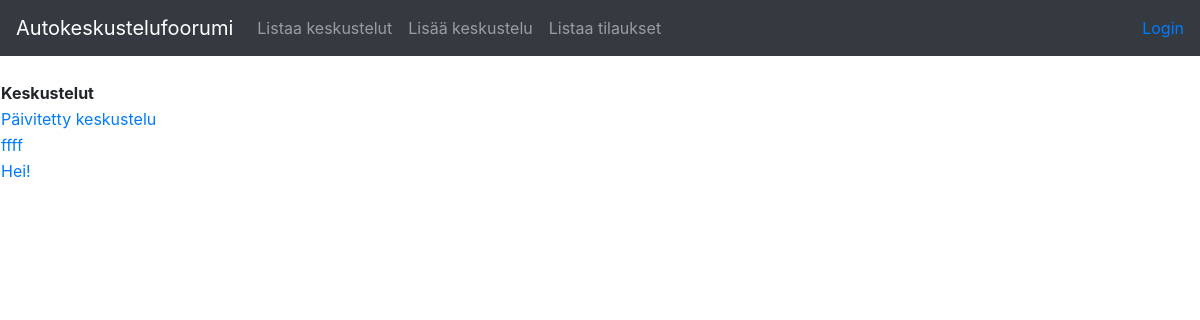
The app's page /conversations/ with its own data.
### application/conversations/models.py (models this page shows, shortened)
class Conversation(Base):
    __tablename__ = "conversation"
    name = db.Column(db.String(144), nullable=False)
    account_id = db.Column(db.Integer, db.ForeignKey('account.id'),  nullable=False)

### application/conversations/views.py (the view)
@app.route("/conversations/", methods=["GET"])
def conversations_index():
    return render_template("conversations/list.html", conversations=Conversation.query.all())

### application/templates/conversations/list.html (shortened to what this page needs)
{% extends "layout.html" %}
{% block body %}
  <table>
    <tr>
      <th>Keskustelut</th>
      <th></th>
    </tr>
    {% for conversation in conversations %}
    <tr>
      <td><a href="{{ url_for('conversation_view', conversation_id = conversation.id) }}"> {{ conversation.name }} </a></td>
    </tr>
    {% endfor %}
  </table>
{% endblock %}

### records on screen
Conversation: name "Päivitetty keskustelu"
Conversation: name "ffff"
Conversation: name "Hei!"
